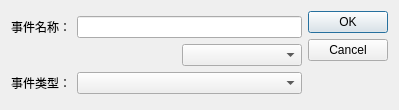
<?xml version="1.0" encoding="UTF-8"?>
<ui version="4.0">
 <class>DlgChoseEType</class>
 <widget class="QDialog" name="DlgChoseEType">
  <property name="geometry">
   <rect>
    <x>0</x>
    <y>0</y>
    <width>399</width>
    <height>110</height>
   </rect>
  </property>
  <property name="windowTitle">
   <string>选择事件类型</string>
  </property>
  <layout class="QHBoxLayout" name="horizontalLayout_4">
   <item>
    <layout class="QVBoxLayout" name="verticalLayout">
     <item>
      <spacer name="verticalSpacer">
       <property name="orientation">
        <enum>Qt::Vertical</enum>
       </property>
       <property name="sizeType">
        <enum>QSizePolicy::Preferred</enum>
       </property>
       <property name="sizeHint" stdset="0">
        <size>
         <width>20</width>
         <height>18</height>
        </size>
       </property>
      </spacer>
     </item>
     <item>
      <layout class="QHBoxLayout" name="horizontalLayout_2">
       <item>
        <widget class="QLabel" name="label_name">
         <property name="text">
          <string>事件名称：</string>
         </property>
        </widget>
       </item>
       <item>
        <widget class="QLineEdit" name="lineEdit"/>
       </item>
      </layout>
     </item>
     <item>
      <layout class="QHBoxLayout" name="horizontalLayout_3">
       <item>
        <spacer name="horizontalSpacer">
         <property name="orientation">
          <enum>Qt::Horizontal</enum>
         </property>
         <property name="sizeHint" stdset="0">
          <size>
           <width>40</width>
           <height>20</height>
          </size>
         </property>
        </spacer>
       </item>
       <item>
        <widget class="MultiSelectComboBox" name="multiComboBox">
         <property name="sizePolicy">
          <sizepolicy hsizetype="Fixed" vsizetype="Fixed">
           <horstretch>0</horstretch>
           <verstretch>0</verstretch>
          </sizepolicy>
         </property>
         <property name="minimumSize">
          <size>
           <width>120</width>
           <height>0</height>
          </size>
         </property>
        </widget>
       </item>
      </layout>
     </item>
     <item>
      <layout class="QHBoxLayout" name="horizontalLayout">
       <item>
        <widget class="QLabel" name="label">
         <property name="sizePolicy">
          <sizepolicy hsizetype="Fixed" vsizetype="Preferred">
           <horstretch>0</horstretch>
           <verstretch>0</verstretch>
          </sizepolicy>
         </property>
         <property name="text">
          <string>事件类型：</string>
         </property>
        </widget>
       </item>
       <item>
        <widget class="QComboBox" name="comboBox"/>
       </item>
      </layout>
     </item>
     <item>
      <spacer name="verticalSpacer_2">
       <property name="orientation">
        <enum>Qt::Vertical</enum>
       </property>
       <property name="sizeType">
        <enum>QSizePolicy::Expanding</enum>
       </property>
       <property name="sizeHint" stdset="0">
        <size>
         <width>20</width>
         <height>18</height>
        </size>
       </property>
      </spacer>
     </item>
    </layout>
   </item>
   <item>
    <widget class="QDialogButtonBox" name="buttonBox">
     <property name="orientation">
      <enum>Qt::Vertical</enum>
     </property>
     <property name="standardButtons">
      <set>QDialogButtonBox::Cancel|QDialogButtonBox::Ok</set>
     </property>
    </widget>
   </item>
  </layout>
 </widget>
 <customwidgets>
  <customwidget>
   <class>MultiSelectComboBox</class>
   <extends>QComboBox</extends>
   <header location="global">multiselectcombobox.h</header>
  </customwidget>
 </customwidgets>
 <resources/>
 <connections>
  <connection>
   <sender>buttonBox</sender>
   <signal>accepted()</signal>
   <receiver>DlgChoseEType</receiver>
   <slot>accept()</slot>
   <hints>
    <hint type="sourcelabel">
     <x>248</x>
     <y>254</y>
    </hint>
    <hint type="destinationlabel">
     <x>157</x>
     <y>274</y>
    </hint>
   </hints>
  </connection>
  <connection>
   <sender>buttonBox</sender>
   <signal>rejected()</signal>
   <receiver>DlgChoseEType</receiver>
   <slot>reject()</slot>
   <hints>
    <hint type="sourcelabel">
     <x>316</x>
     <y>260</y>
    </hint>
    <hint type="destinationlabel">
     <x>286</x>
     <y>274</y>
    </hint>
   </hints>
  </connection>
 </connections>
</ui>
